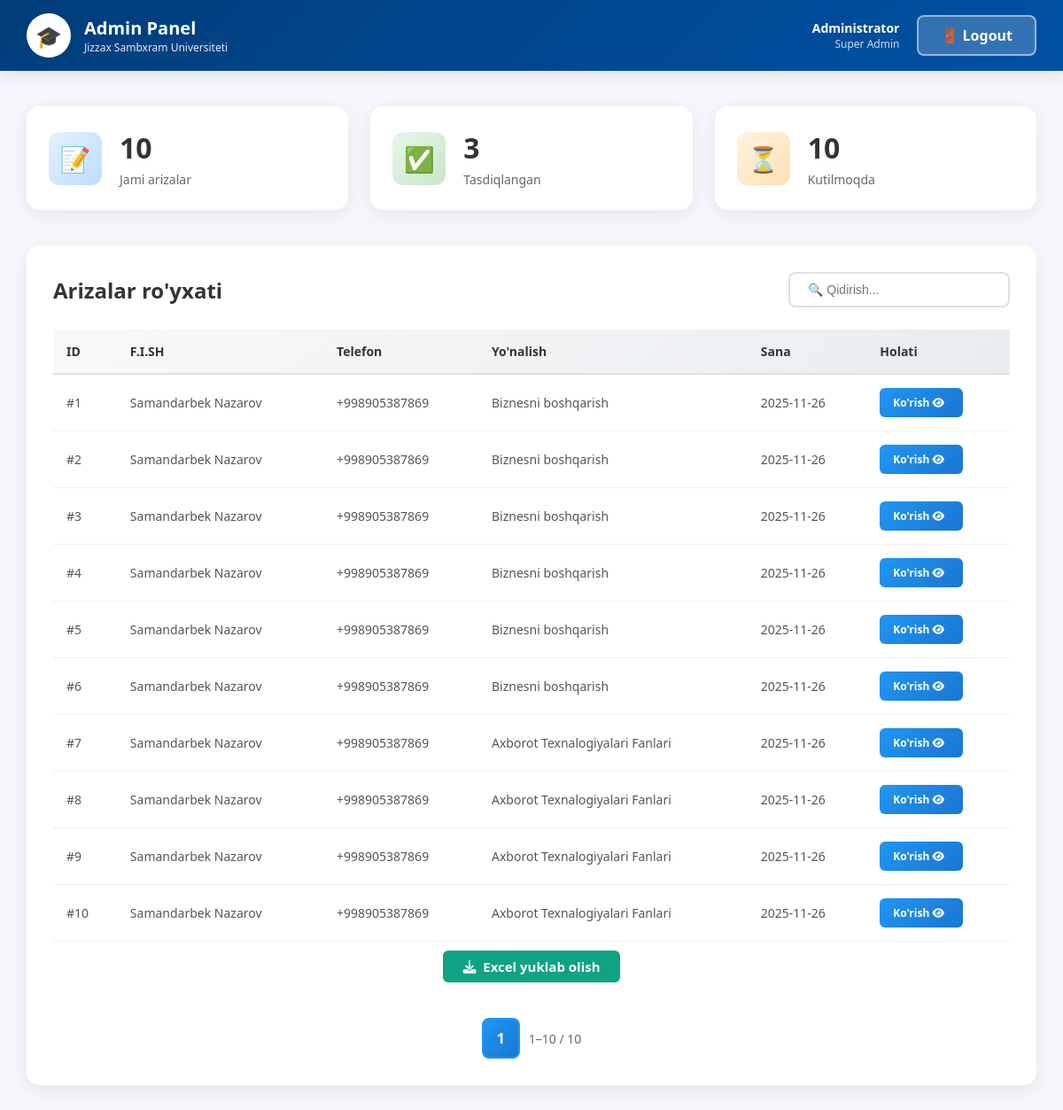
The page /dashboard/ (signed in) on the database its author committed.
### myapp/models.py (models this page shows, shortened)
class QabulApplication(models.Model):
    phone_regex = RegexValidator(
        regex=r'^\+?\d{9,15}$',
        message="Telefon raqam formati noto‘g‘ri! Masalan: +998901234567"
    )
    full_name = models.CharField("F.I.SH (Familiya, Ism, Otasining ismi)",max_length=255)
    phone = models.CharField("Telefon raqami", max_length=20,validators=[phone_regex])
    address = models.CharField("Yashash manzilingiz",max_length=255)
    EDUCATION_CHOICES = [
        ('orta_maxsus', "O'rta maxsus"),
        ('oliy', "Oliy"),
        ('boshqa', "Boshqa"),
    ]
    education = models.CharField("Qaysi o'qishni tugatgansiz",max_length=20,choices=EDUCATION_CHOICES)
    LANGUAGE_LEVEL_CHOICES = [
        ('boshlangich', "Boshlang'ich"),
        ('orta', "O'rta"),
        ('yuqori', "Yuqori"),
        ('ona_tili', "Ona tili"),
    ]
    direction = models.CharField("Yo'nalish", max_length=255, blank=True, null=True)  # ← 🔥 BU YERDA EDI!
    category = models.ForeignKey(QabulCategory, on_delete=models.CASCADE, verbose_name="Yo'nalish kategoriyasi")
    language_level = models.CharField("Til bilish darajasi",max_length=20,choices=LANGUAGE_LEVEL_CHOICES)
    diploma = models.FileField("Shahodatnoma yoki diplom",upload_to='documents/diploma/')
    id_card = models.FileField("ID karta yoki pasport",upload_to='documents/id_card/')
    parent_passport = models.FileField( "Ota yoki onasi pasporti", upload_to='documents/parent_passport/')
    photo_3x4 = models.FileField("3x4 rasm", upload_to='photos/3x4/')
    created_at = models.DateTimeField( auto_now_add=True)
    is_published = models.BooleanField(blank=True,null=True, verbose_name='chop etish')
    class Meta:
        verbose_name = "Qabul arizasi"
        verbose_name_plural = "Qabul arizalari"
        ordering = ['id']  # eng yangi arizalar birinchi chiqadi

class QabulCategory(models.Model):
    name = models.CharField("Yo'nalish nomi", max_length=200)
    class Meta:
        verbose_name = "Yo'nalish Kategoriyasi"
        verbose_name_plural = "Yo'nalish Kategoriyalari"
    def __str__(self):
        return self.name

### myapp/views.py (the view)
# urls.py: path("dashboard/", dashboard, name="dashboard"),  # kichik harf bilan
@login_required
def dashboard(request):
    qs = QabulApplication.objects.order_by('-created_at')
    bakalavr_count = QabulApplication.objects.count()
    approved_count = QabulApplication.objects.filter(is_published=True).count()
    pending_count = QabulApplication.objects.filter(is_published=False).count()
    total_count = QabulApplication.objects.count()
    qabul = QabulApplication.objects.all()
    paginator = Paginator(qs, 10)  # 1 sahifada 10 ta
    page_number = request.GET.get('page')
    applications = paginator.get_page(page_number)
    context = {
        'applications': applications,
        'bakalavr_count': bakalavr_count,
        'qabul': qabul,
        'approved_count': approved_count,
        'pending_count': pending_count,
        'total_count': total_count,
    }
    return render(request, "dashboard.html", context)

### templates/dashboard.html (shortened to what this page needs)
{% load static %}
<!DOCTYPE html>
<html lang="uz">
<head>
    <link rel="stylesheet" href="{% static 'css/admin.css' %}">
    <link rel="stylesheet" href="https://cdnjs.cloudflare.com/ajax/libs/font-awesome/6.5.0/css/all.min.css">
</head>
<body>
    <nav class="navbar">
        <div class="navbar-brand">
            <div class="navbar-logo">🎓</div>
            <div class="navbar-title">
                <h1>Admin Panel</h1>
                <p>Jizzax Sambxram Universiteti</p>
            </div>
        </div>
        <div class="navbar-user">
            <div class="user-info">
                <div class="name">Administrator</div>
                <div class="role">Super Admin</div>
            </div>
            <a href="{% url "myapp:logout" %}" class="logout-btn" onclick="logout()">🚪 Logout</a>
        </div>
    </nav>
    <div class="container">
        <div class="stats-grid">
            <div class="stat-card">
                <div class="stat-icon blue">📝</div>
                <div class="stat-info">
                    <h3 id="totalApplications">{{ bakalavr_count }}</h3>
                    <p>Jami arizalar</p>
                </div>
            </div>
            <div class="stat-card">
                <div class="stat-icon green">✅</div>
                <div class="stat-info">
                    <h3 id="approvedApplications">{{ approved_count }}</h3>
                    <p>Tasdiqlangan</p>
                </div>
            </div>
            <div class="stat-card">
                <div class="stat-icon orange">⏳</div>
                <div class="stat-info">
                    <h3 id="pendingApplications">{{ bakalavr_count }}</h3>
                    <p>Kutilmoqda</p>
                </div>
            </div>
        </div>
        <div class="table-section">
            <div class="table-header">
                <h2 class="table-title">Arizalar ro'yxati</h2>
                <div class="table-actions">
                    <input type="text" class="search-box" placeholder="🔍 Qidirish..." id="searchInput" oninput="searchTable()">
                </div>
            </div>
            <div class="table-wrapper">
                <table id="applicationsTable">
                    <thead>
                        <tr>
                            <th>ID</th>
                            <th>F.I.SH</th>
                            <th>Telefon</th>
                            <th>Yo'nalish</th>
                            <th>Sana</th>
                            <th>Holati</th>
                        </tr>
                    </thead>
                    <tbody id="tableBody">
                         {% for app in qabul%}
                            <tr>
                                <td>#{{ app.id }}</td>
                                <td>{{ app.full_name }}</td>
                                <td>{{ app.phone }}</td>
                                <td>{{ app.category }}</td>
                                <td>{{ app.created_at|date:"Y-m-d" }}</td>
                                <td>
                                    <div class="action-buttons">
                                        <a href="{% url 'myapp:application_detail' app.id %}" class="btn btn-view" onclick="viewDetails({{ app.id }})" title="Ko'rish">
                                            Ko'rish <i class="fas fa-eye"></i> &nbsp;
                                        </a>
                                    </div>
                                </td>
                            </tr>
                            {% empty %}
                            <tr>
                                <td colspan="6" style="text-align: center; padding: 40px; font-size: 22px;">
                                    📭 Hozircha hech qanday ariza yo'q
                                </td>
                            </tr>
                            {% endfor %}
                    </tbody>
                </table>
                <div class="action-buttons">
                    <a href="{% url 'myapp:export_excel' %}" class="btn btn-success-2 mb-3">
                        <i class="fas fa-download"></i>&nbsp; Excel yuklab olish
                    </a>
                </div>
            </div>
<div class="pagination">
    {% for num in applications.paginator.page_range %}
        {% if num == applications.number %}
            <span class="page-btn active">{{ num }}</span>
        {% elif num >= applications.number|add:'-2' and num <= applications.number|add:'2' %}
            <a href="?page={{ num }}" class="page-btn">{{ num }}</a>
        {% endif %}
    {% endfor %}
    <span class="page-info">
        {{ applications.start_index }}–{{ applications.end_index }} /
        {{ applications.paginator.count }}
    </span>
</div>
        </div>
    </div>
</body>
</html>

### static/css/admin.css (style rules this page uses)
* { margin: 0; padding: 0; box-sizing: border-box; }
body { font-family: 'Segoe UI', Tahoma, Geneva, Verdana, sans-serif; background: #f5f7fa; min-height: 100vh; }
.navbar { background: linear-gradient(135deg, #003d7a 0%, #0051a5 100%); padding: 15px 30px; box-shadow: 0 4px 20px rgba(0, 0, 0, 0.1); display: flex; justify-content: space-between; align-items: center; position: sticky; top: 0; z-index: 1000; }
.navbar-brand { display: flex; align-items: center; gap: 15px; color: white; }
.navbar-logo { width: 50px; height: 50px; background: white; border-radius: 50%; display: flex; align-items: center; justify-content: center; font-size: 24px; font-weight: bold; color: #003d7a; }
.navbar-title h1 { font-size: 20px; font-weight: 700; }
.navbar-title p { font-size: 12px; opacity: 0.9; }
.navbar-user { display: flex; align-items: center; gap: 20px; }
.user-info { color: white; text-align: right; }
.user-info .name { font-weight: 600; font-size: 14px; }
.user-info .role { font-size: 12px; opacity: 0.8; }
.logout-btn { text-decoration: none; padding: 10px 25px; background: rgba(255, 255, 255, 0.2); color: white; border: 2px solid rgba(255, 255, 255, 0.5); border-radius: 8px; cursor: pointer; font-weight: 600; transition: all 0.3s ease; }
.container { max-width: 1400px; margin: 40px auto; padding: 0 30px; }
.stats-grid { display: grid; grid-template-columns: repeat(auto-fit, minmax(250px, 1fr)); gap: 25px; margin-bottom: 40px; }
.stat-card { background: white; padding: 25px; border-radius: 15px; box-shadow: 0 5px 20px rgba(0, 0, 0, 0.08); display: flex; align-items: center; gap: 20px; transition: all 0.3s ease; }
.stat-icon { width: 60px; height: 60px; border-radius: 12px; display: flex; align-items: center; justify-content: center; font-size: 28px; }
.stat-icon.blue { background: linear-gradient(135deg, #e3f2fd 0%, #bbdefb 100%); }
.stat-icon.green { background: linear-gradient(135deg, #e8f5e9 0%, #c8e6c9 100%); }
.stat-icon.orange { background: linear-gradient(135deg, #fff3e0 0%, #ffe0b2 100%); }
.stat-info h3 { font-size: 32px; color: #333; font-weight: 700; }
.stat-info p { color: #666; font-size: 14px; margin-top: 5px; }
.table-section { background: white; border-radius: 15px; padding: 30px; box-shadow: 0 5px 20px rgba(0, 0, 0, 0.08); }
.table-header { display: flex; justify-content: space-between; align-items: center; margin-bottom: 25px; flex-wrap: wrap; gap: 15px; }
.table-title { font-size: 24px; font-weight: 700; color: #333; }
.table-actions { display: flex; gap: 15px; flex-wrap: wrap; }
.search-box { padding: 10px 20px; border: 2px solid #e0e0e0; border-radius: 8px; font-size: 14px; width: 250px; transition: all 0.3s ease; }
.table-wrapper { overflow-x: auto; }
table { width: 100%; border-collapse: collapse; }
thead { background: linear-gradient(135deg, #f8f9fa 0%, #e9ecef 100%); }
th { padding: 15px; text-align: left; font-weight: 600; color: #333; font-size: 14px; border-bottom: 2px solid #dee2e6; }
td { padding: 15px; border-bottom: 1px solid #f0f0f0; color: #555; font-size: 14px; }
tbody tr { transition: all 0.3s ease; }
.action-buttons { display: flex; gap: 8px; }
.btn { text-decoration: none; padding: 8px 15px; border: none; border-radius: 6px; cursor: pointer; font-size: 12px; font-weight: 600; transition: all 0.3s ease; }
.btn-view { background: linear-gradient(135deg, #2196F3 0%, #1976D2 100%); color: white; }
.pagination { display: flex; justify-content: center; align-items: center; gap: 10px; margin-top: 30px; flex-wrap: wrap; }
.page-btn { padding: 10px 15px; border: 2px solid #e0e0e0; background: white; border-radius: 8px; cursor: pointer; font-weight: 600; transition: all 0.3s ease; color: #333; }
.page-btn.active { background: linear-gradient(135deg, #2196F3 0%, #1976D2 100%); color: white; border-color: #2196F3; }
.page-info { color: #666; font-size: 14px; }

### templates/dashboard.html (style rules this page uses)
.btn-success-2 { margin:10px auto; width: 200px; text-align: center; background: rgb(16, 163, 131); color: #fff; font-size: 15px; }

### rows shown on the page
QabulApplication: id "1", full_name "Samandarbek Nazarov", phone "+998905387869", category "Biznesni boshqarish", created_at "2025-11-26"
QabulApplication: id "2", full_name "Samandarbek Nazarov", phone "+998905387869", category "Biznesni boshqarish", created_at "2025-11-26"
QabulApplication: id "3", full_name "Samandarbek Nazarov", phone "+998905387869", category "Biznesni boshqarish", created_at "2025-11-26"
QabulApplication: id "4", full_name "Samandarbek Nazarov", phone "+998905387869", category "Biznesni boshqarish", created_at "2025-11-26"
QabulApplication: id "5", full_name "Samandarbek Nazarov", phone "+998905387869", category "Biznesni boshqarish", created_at "2025-11-26"
QabulApplication: id "6", full_name "Samandarbek Nazarov", phone "+998905387869", category "Biznesni boshqarish", created_at "2025-11-26"
QabulApplication: id "7", full_name "Samandarbek Nazarov", phone "+998905387869", category "Axborot Texnalogiyalari Fanlari", created_at "2025-11-26"
QabulApplication: id "8", full_name "Samandarbek Nazarov", phone "+998905387869", category "Axborot Texnalogiyalari Fanlari", created_at "2025-11-26"
QabulApplication: id "9", full_name "Samandarbek Nazarov", phone "+998905387869", category "Axborot Texnalogiyalari Fanlari", created_at "2025-11-26"
QabulApplication: id "10", full_name "Samandarbek Nazarov", phone "+998905387869", category "Axborot Texnalogiyalari Fanlari", created_at "2025-11-26"

### other values the page prints
{{ bakalavr_count }} "10"
{{ approved_count }} "3"
{{ num }} "1"
{{ applications.start_index }} "1"
{{ applications.end_index }} "10"
{{ applications.paginator.count }} "10"
